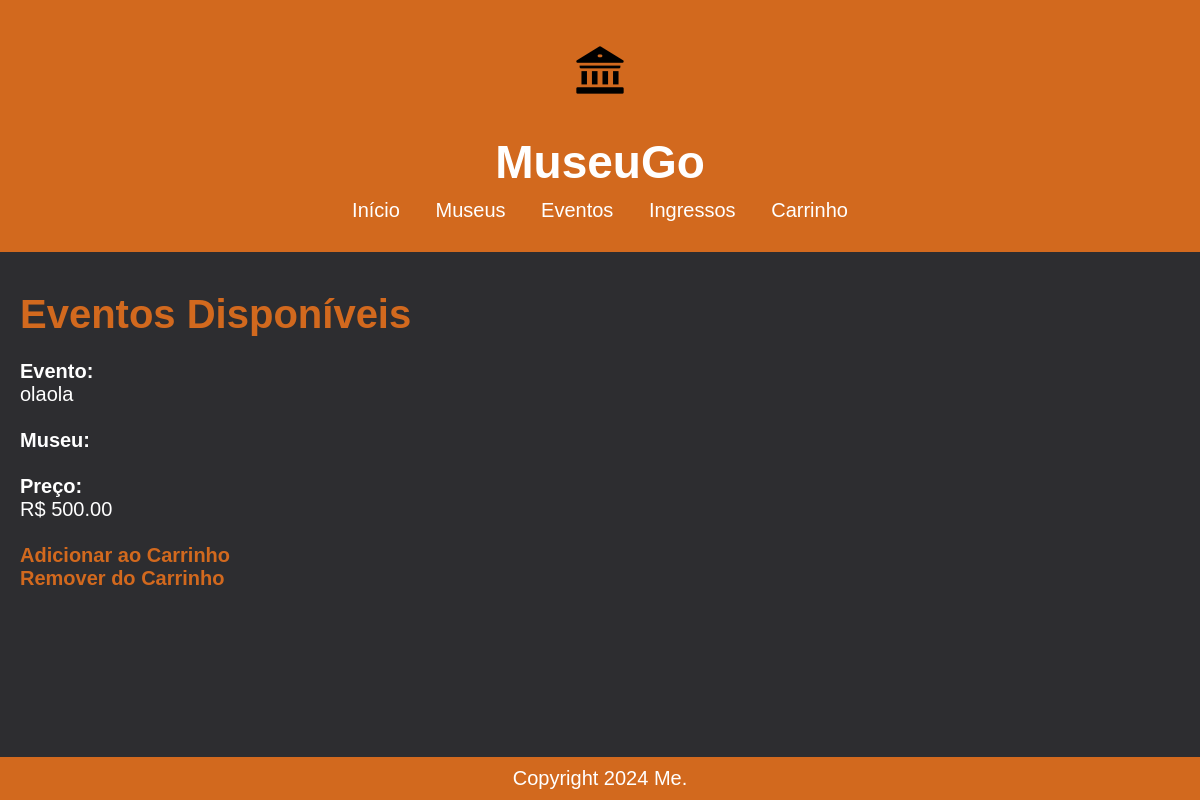
Page /posts/tickets/ (signed in) on the earlier database version.
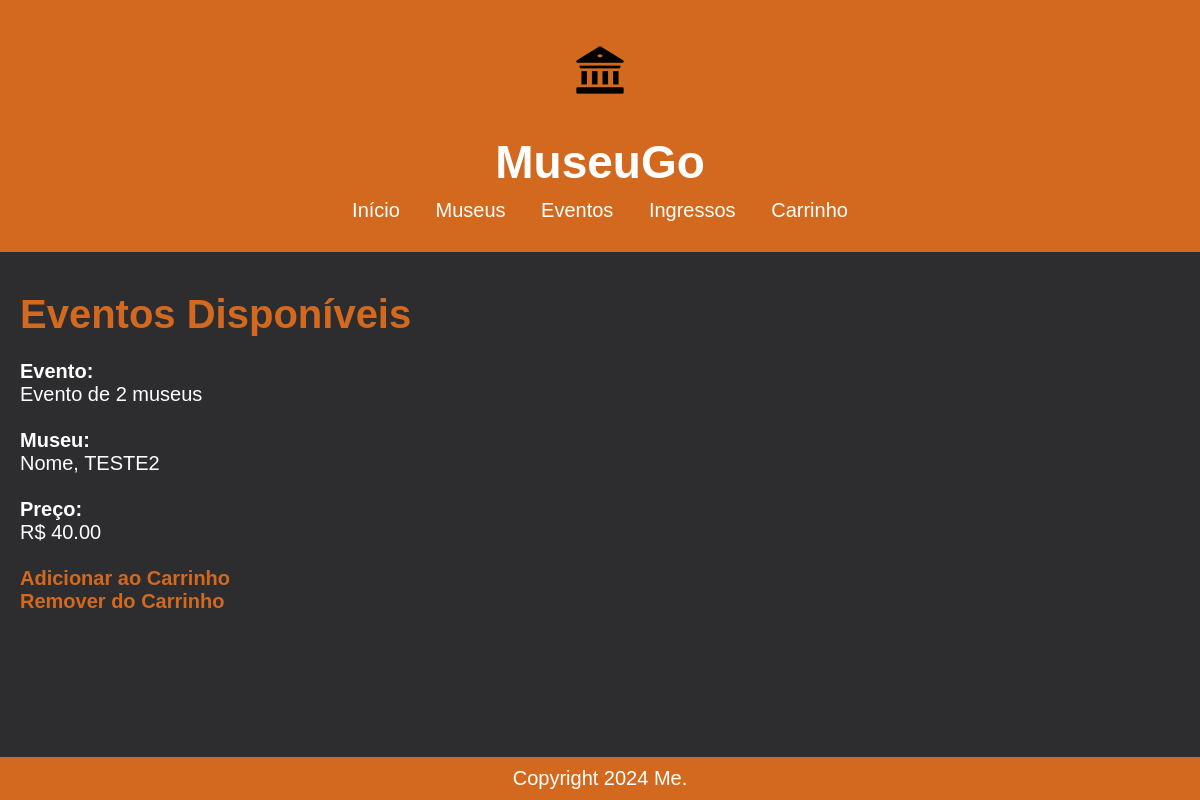
Same page on the later database version.
### post/models.py (models this page shows, shortened)
class Ticket(models.Model):
    event_name = models.CharField(max_length=200)
    price = models.DecimalField(max_digits=10, decimal_places=2)
    available_quantity = models.PositiveIntegerField(default=0)
    museums = models.ManyToManyField('Post', related_name='tickets')

class Post(models.Model):
    title = models.CharField(max_length=200)
    content = models.TextField()
    created_date = models.DateTimeField(default=now)
    categories = models.ManyToManyField(Category, related_name='posts')
    location = models.TextField()
    image_url = models.CharField(max_length=255, blank=True, null=True)

### post/views.py (the view)
# urls.py: path('tickets/', ticket_list, name='ticket_list'),
@login_required(login_url='login')
def ticket_list(request):
    tickets = Ticket.objects.filter(available_quantity__gt=0)
    return render(request, 'ticket/ticket_list.html', {'tickets': tickets})

### post/templates/ticket/ticket_list.html
{% extends 'base.html' %}
{% block content %}
<h1>Eventos Disponíveis</h1>
{% for ticket in tickets %}
    <div style="margin-bottom: 20px;">
        <br><strong>Evento:</strong>
        <div>{{ ticket.event_name }}</div>
        <br><strong>Museu:</strong>
        <div>
            {% for museum in ticket.museums.all %}
                {{ museum.title }}{% if not forloop.last %}, {% endif %}
            {% endfor %}
        </div>
        <br><strong>Preço:</strong>
        <div>R$ {{ ticket.price }}</div>
        <br><div>
            <a href="{% url 'add_to_cart' ticket.id %}" class="post-title">Adicionar ao Carrinho </a>
            <br><a href="{% url 'remove_to_cart' ticket.id %}" class="post-title">Remover do Carrinho </a>
        </div>
    </div>
{% empty %}
    <p>Nenhum ingresso disponível.</p>
{% endfor %}
{% endblock %}

Differences in the rows shown:
removed Ticket: event_name "olaola", price "500.00"
added Ticket: event_name "Evento de 2 museus", price "40.00"
now on this page (row unchanged): Post: title "Nome"
now on this page (row unchanged): Post: title "TESTE2"
